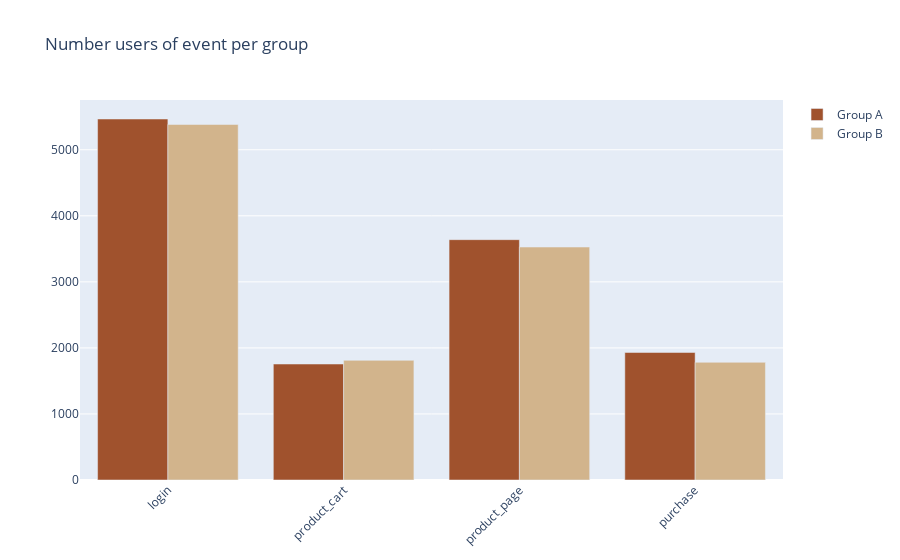

Notebook code for this chart:
### Markdown cell above
<p><a name="eventsgroup"></a></p>

### Code cell
fig = go.Figure()
fig.add_trace(go.Bar(
    x=event_userA['event_name'],
    y=event_userA['user_id'],
    name='Group A',
    marker_color='sienna'
))
fig.add_trace(go.Bar(
    x=event_userB['event_name'],
    y=event_userB['user_id'],
    name='Group B',
    marker_color='tan'
))

# Here we modify the tickangle of the xaxis, resulting in rotated labels.
fig.update_layout(barmode='group', xaxis_tickangle=-45 , title=" Number users of event per group")
fig.show()

### Figure 1 — Plotly figure (JSON) as saved in the notebook; plotly's stock layout.template omitted (floating-point values rounded to 4 significant figures)
{"data": [{"marker": {"color": "sienna"}, "name": "Group A", "type": "bar", "x": ["login", "product_cart", "product_page", "purchase"], "y": [5466, 1756, 3639, 1931]}, {"marker": {"color": "tan"}, "name": "Group B", "type": "bar", "x": ["login", "product_cart", "product_page", "purchase"], "y": [5383, 1812, 3527, 1782]}], "layout": {"barmode": "group", "title": {"text": " Number users of event per group"}, "xaxis": {"tickangle": -45}}}
